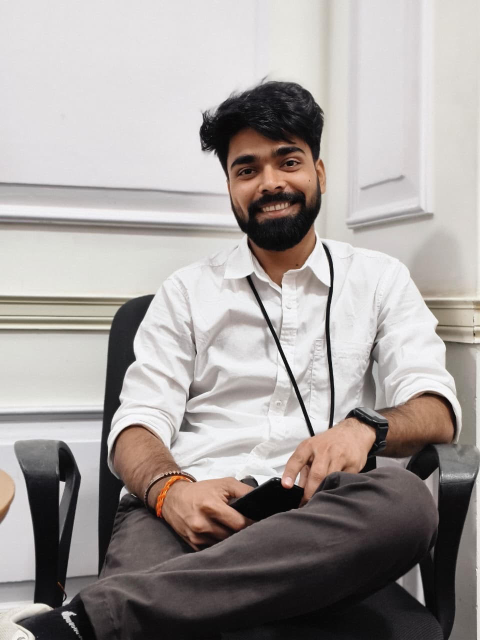
#> input picture Object_Detection/hemant_photo.jpg, 960 x 1280 px, given as the content of the folder dataset/faces, which was not available (shown at 1/2 size)
$ python HOG_SVM_scratch.py
#> lines starting #> are read from the running program, lines starting #| are printed output that depends on the picture; pictures that were not available may be replaced by others from this repository, and a replacement may not be noted
import os
import glob
import cv2
import numpy as np
import matplotlib.pyplot as plt

from skimage.feature import hog
from skimage.transform import resize, pyramid_gaussian
from skimage.color import rgb2gray

from sklearn.svm import LinearSVC
from sklearn.pipeline import Pipeline
from sklearn.preprocessing import StandardScaler
from sklearn.model_selection import train_test_split
from sklearn.metrics import classification_report


# ----------------------------
# CONFIG
# ----------------------------
POS_DIR = "dataset/faces"
NEG_DIR = "dataset/nonfaces"

# For face detection, common patch sizes: (64,64) or (80,80).
# Keep it fixed because HOG vector length must be constant.
WINDOW_SIZE = (64, 64)   # (H, W)
STEP_SIZE = 8            # sliding window stride in pixels

# Pyramid scaling (smaller -> faster, larger -> more precise)
PYR_SCALE = 1.25
MIN_SIZE = (64, 64)      # smallest pyramid image size

# HOG parameters (standard-ish)
HOG_PARAMS = dict(
    orientations=9,
    pixels_per_cell=(8, 8),
    cells_per_block=(2, 2),
    block_norm="L2-Hys",
    transform_sqrt=True,
    feature_vector=True
)

# Negative patch extraction (if NEG_DIR contains background images)
NEG_PATCHES_PER_BG = 20


# ----------------------------
# UTIL: load image paths
# ----------------------------
def list_images(folder):
    exts = ("*.jpg", "*.jpeg", "*.png", "*.bmp", "*.tif", "*.tiff")
    paths = []
    for e in exts:
        paths.extend(glob.glob(os.path.join(folder, e)))
    return sorted(paths)


# ----------------------------
# UTIL: read -> grayscale float [0..1] -> resize fixed -> HOG
# ----------------------------
def read_gray(path):
    img = cv2.imread(path)
    if img is None:
        raise ValueError(f"Cannot read: {path}")
    img = cv2.cvtColor(img, cv2.COLOR_BGR2RGB)
    img = rgb2gray(img)  # float [0..1]
    return img


def hog_feature_from_patch(patch_gray, window_size=WINDOW_SIZE):
    # ensure fixed size
    patch_resized = resize(patch_gray, window_size, anti_aliasing=True)
    feat = hog(patch_resized, **HOG_PARAMS)
    return feat


# ----------------------------
# Build NEGATIVE patches from background images
# ----------------------------
def extract_random_patches(img_gray, patch_size, n_patches=20, rng=None):
    if rng is None:
        rng = np.random.default_rng(42)

    H, W = img_gray.shape
    ph, pw = patch_size

    patches = []
    if H < ph or W < pw:
        return patches

    for _ in range(n_patches):
        y = rng.integers(0, H - ph + 1)
        x = rng.integers(0, W - pw + 1)
        patch = img_gray[y:y+ph, x:x+pw]
        patches.append(patch)
    return patches


# ----------------------------
# Build dataset X, y
# ----------------------------
def build_dataset(pos_dir, neg_dir):
    pos_paths = list_images(pos_dir)
    neg_paths = list_images(neg_dir)

    X = []
    y = []

    # POS: assume these are face patches (any size) -> resize -> hog
    print(f"[INFO] Positive images: {len(pos_paths)}")
    for p in pos_paths:
        img = read_gray(p)
#> in read_gray, img is the input picture: shape (1280, 960, 3); mean B, G, R 156, 158.3, 164.3
#> in read_gray, `img = rgb2gray(img)`:
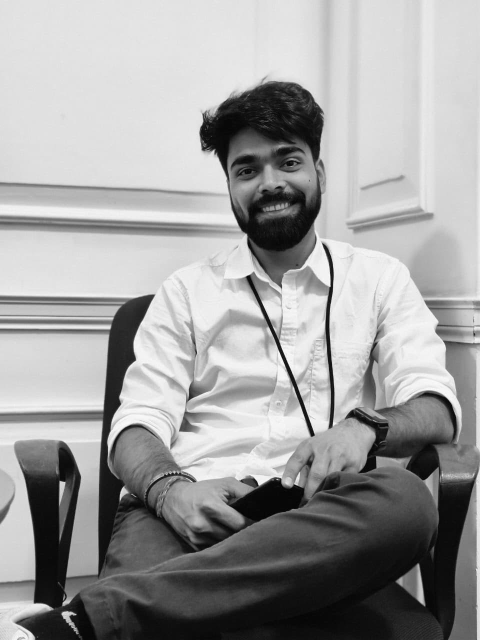
#> img: shape (1280, 960) float64 (shown at 1/2 size); min 0, max 1, mean 0.625
        feat = hog_feature_from_patch(img)   # treated as patch
#> in hog_feature_from_patch, `patch_resized = resize(patch_gray, window_size, anti_aliasing=True)`:
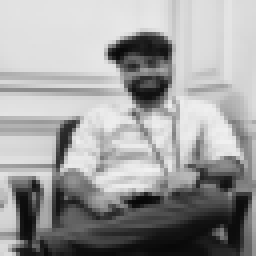
#> patch_resized: shape (64, 64) float64 (shown 4 times larger); min 0.0298, max 0.947, mean 0.625
#> in hog_feature_from_patch, `feat = hog(patch_resized, **HOG_PARAMS)`: feat = 1764 values, max 0.706 at index 310, min 0 at index 2, mean 0.12
        X.append(feat)
        y.append(1)

    # NEG: could be patches or background images
    print(f"[INFO] Negative images: {len(neg_paths)}")
    rng = np.random.default_rng(123)

    for p in neg_paths:
        img = read_gray(p)

        # If already patch-like: compute hog directly
        # If big background: extract random patches
        if img.shape[0] <= WINDOW_SIZE[0] * 1.2 and img.shape[1] <= WINDOW_SIZE[1] * 1.2:
            feat = hog_feature_from_patch(img)
            X.append(feat)
            y.append(0)
        else:
            patches = extract_random_patches(img, WINDOW_SIZE, n_patches=NEG_PATCHES_PER_BG, rng=rng)
#> the loop in extract_random_patches, `for _ in range(n_patches):` made 20 passes
#> pass 1, in extract_random_patches, `patch = img_gray[y:y+ph, x:x+pw]`:
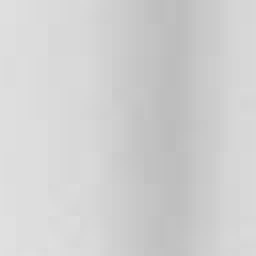
#> patch: shape (64, 64) float64 (shown 4 times larger); min 0.74, max 0.882, mean 0.821
#> pass 2, in extract_random_patches, `patch = img_gray[y:y+ph, x:x+pw]`:
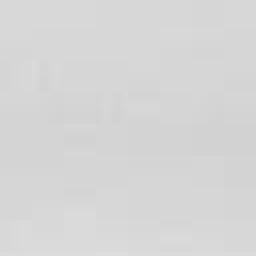
#> patch: shape (64, 64) float64 (shown 4 times larger); min 0.823, max 0.868, mean 0.842
#> pass 3, in extract_random_patches, `patch = img_gray[y:y+ph, x:x+pw]`:
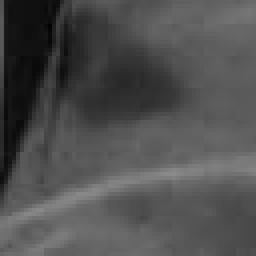
#> patch: shape (64, 64) float64 (shown 4 times larger); min 0.0115, max 0.546, mean 0.312
#> after the loop in extract_random_patches, `for _ in range(n_patches):`: patches = 20 items
#> patches = 20 items
            for patch in patches:
                feat = hog_feature_from_patch(patch)
                X.append(feat)
                y.append(0)
#> this loop made 20 passes
#> after the loop, X = 21 items; y = [1, 0, 0, 0, 0, 0, 0, 0, 0, 0, 0, 0, 0, 0, 0, 0, 0, 0, 0, 0, 0]

    X = np.array(X, dtype=np.float32)
    y = np.array(y, dtype=np.int32)
#> y = 21 values, max 1 at index 0, min 0 at index 1, mean 0.0476

    print(f"[INFO] X shape: {X.shape}  (rows=samples, cols=HOG dims)")
#| [INFO] X shape: (21, 1764)  (rows=samples, cols=HOG dims)
    print(f"[INFO] y shape: {y.shape}")
#| [INFO] y shape: (21,)
    return X, y


# ----------------------------
# Train Linear SVM
# ----------------------------
def train_svm(X, y):
    X_train, X_test, y_train, y_test = train_test_split(
        X, y, test_size=0.2, random_state=42, stratify=y
    )

    model = Pipeline([
        ("scaler", StandardScaler()),
        ("svm", LinearSVC(C=0.01, class_weight="balanced", max_iter=10000))
    ])

    model.fit(X_train, y_train)

    y_pred = model.predict(X_test)
    print("\n[INFO] Validation report:")
    print(classification_report(y_test, y_pred))

    return model


# ----------------------------
# NMS: Non-Maximum Suppression
# boxes: list of [x1,y1,x2,y2], scores: list
# ----------------------------
# [110 lines left out: functions nms, sliding_window, detect_faces, not called in this run]


# ----------------------------
# MAIN RUN
# ----------------------------
if __name__ == "__main__":
    # 1) Build training data
    X, y = build_dataset(POS_DIR, NEG_DIR)

    # 2) Train SVM
#> (the run stopped early here; a loop or call above may not have finished)
